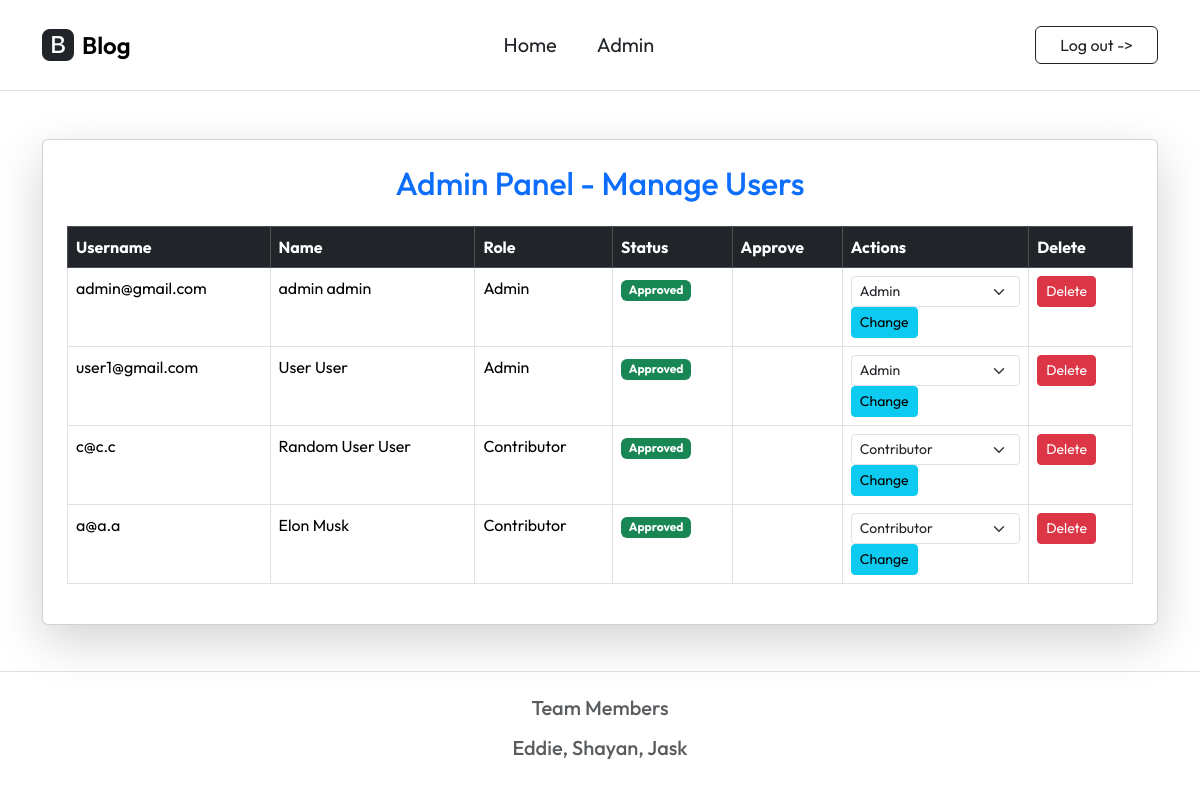
/admin.php (signed in), run on the app's committed database.
### tables this page shows
CREATE TABLE Users (
    Username VARCHAR(255) NOT NULL PRIMARY KEY,
    Password VARCHAR(255) NOT NULL,
    FirstName VARCHAR(50) NOT NULL,
    LastName VARCHAR(50) NOT NULL,
    RegistrationDate DATETIME DEFAULT CURRENT_TIMESTAMP,
    IsApproved BOOLEAN DEFAULT 0,
    Role VARCHAR(20) DEFAULT 'Contributor'
);

### admin.php (the view, shortened to what this page needs)
<?php include('./inc/inc_header.php'); ?>
<?php
$db = new SQLite3('info.db');
$result = $db->query("SELECT Username, FirstName, LastName, Role, IsApproved FROM Users");
?>
<div class="container mt-5">
    <div class="card shadow-lg p-4">
        <h2 class="text-center mb-4 text-primary">Admin Panel - Manage Users</h2>
        <div class="table-responsive">
            <table class="table table-hover table-bordered">
                <thead class="table-dark">
                    <tr>
                        <th>Username</th>
                        <th>Name</th>
                        <th>Role</th>
                        <th>Status</th>
                        <th>Approve</th>
                        <th>Actions</th>
                        <th>Delete</th>
                    </tr>
                </thead>
                <tbody>
                    <?php while ($row = $result->fetchArray(SQLITE3_ASSOC)) { ?>
                        <tr>
                            <td><?= $row['Username'] ?></td>
                            <td><?= $row['FirstName'] . " " . $row['LastName'] ?></td>
                            <td><?= $row['Role'] ?></td>
                            <td>
                                <span class="badge <?= $row['IsApproved'] ? 'bg-success' : 'bg-danger' ?>">
                                    <?= $row['IsApproved'] ? 'Approved' : 'Pending' ?>
                                </span>
                            </td>
                            <td>
                            </td>
                            <td>
                                <form method="post">
                                    <select name="role" class="form-select form-select-sm">
                                        <option value="Contributor" <?= $row['Role'] == 'Contributor' ? 'selected' : '' ?>>Contributor</option>
                                        <option value="Admin" <?= $row['Role'] == 'Admin' ? 'selected' : '' ?>>Admin</option>
                                    </select>
                                    <button type="submit" name="change_role" class="btn btn-info btn-sm">Change</button>
                                </form>
                            </td>
                            <td>
                                <form method="post" onsubmit="return confirm('Are you sure you want to delete this user? This action cannot be undone!');">
                                    <button type="submit" name="delete_user" class="btn btn-danger btn-sm">Delete</button>
                                </form>
                            </td>
                        </tr>
                    <?php } ?>
                </tbody>
            </table>
        </div>
    </div>
</div>
<?php include('./inc/inc_footer.php'); ?>

### inc/inc_header.php (shortened to what this page needs)
<!DOCTYPE html>
<html lang="en">
<head>
    <link href="https://cdn.jsdelivr.net/npm/bootstrap@5.3.3/dist/css/bootstrap.min.css" rel="stylesheet">
    <link rel="stylesheet" href="https://cdn.jsdelivr.net/npm/bootstrap-icons@1.11.0/font/bootstrap-icons.css">
    <link rel="stylesheet" href="inc/style.css">
</head>
<body>
    <nav class="navbar navbar-expand-lg bg-white border-bottom py-3">
        <div class="container">
            <a class="navbar-brand d-flex align-items-center" href="home.php">
                <i class="bi bi-bootstrap-fill fs-2 text-dark me-2"></i>
                <span class="fs-4 fw-semibold">Blog</span>
            </a>
            <div class="collapse navbar-collapse" id="mainNav">
                <ul class="navbar-nav mx-auto gap-4">
                    <li class="nav-item">
                        <a class="nav-link text-dark fs-5" href="home.php">Home</a>
                    </li>
                    <li class="nav-item">
                        <a class="nav-link text-dark fs-5" href="admin.php">Admin</a>
                    </li>
                </ul>
                <div class="d-flex ms-lg-4" id="nav-login">
                    <a class="btn btn-outline-dark px-4" href="logout.php">
                        Log out ->
                    </a>
                </div>
            </div>
        </div>
    </nav>
</body>
</html>

### inc/inc_footer.php (shortened to what this page needs)
<!DOCTYPE html>
<html lang="en">
<head>
    <link href="https://cdn.jsdelivr.net/npm/bootstrap@5.3.3/dist/css/bootstrap.min.css" rel="stylesheet">
    <link rel="stylesheet" href="https://cdn.jsdelivr.net/npm/bootstrap-icons@1.11.0/font/bootstrap-icons.css">
</head>
<body class="d-flex flex-column min-vh-100">
    <footer class="mt-auto bg-white border-top">
        <div class="container main-content">
            <div class="row py-4 justify-content-center align-items-center">
                <div class="col-md-4 mb-4 mb-md-0 text-center">
                    <h5 class="mb-3 text-body-secondary">Team Members</h5>
                    <h5 class="mb-3 text-body-secondary">Eddie, Shayan, Jask</h5>
                </div>
            </div>
        </div>
    </footer>
</body>
</html>

### inc/style.css (style rules this page uses)
body { margin: 0; font-family: Arial, sans-serif; color: white; }
.card { background-color: white !important; border: 1px solid #e0e0e0; border-radius: 12px; box-shadow: 0 4px 10px rgba(0, 0, 0, 0.1); }
h2 { color: #333; margin-bottom: 1rem; }

### inc/inc_header.php (style rules this page uses)
body { font-family: "Outfit", serif; font-optical-sizing: auto; font-style: normal; }
#nav-login .btn { font-family: "Outfit", sans-serif; font-weight: 500px; }

### inc/inc_footer.php (style rules this page uses)
body { font-family: "Outfit", sans-serif; }

### data on the page
users: Username "admin@gmail.com", FirstName "admin", LastName "admin", Role "Admin", IsApproved "Approved", role "Admin"
users: Username "user1@gmail.com", FirstName "User", LastName "User", Role "Admin", IsApproved "Approved", role "Admin"
users: Username "c@c.c", FirstName "Random User", LastName "User", Role "Contributor", IsApproved "Approved", role "Contributor"
users: Username "a@a.a", FirstName "Elon", LastName "Musk", Role "Contributor", IsApproved "Approved", role "Contributor"
